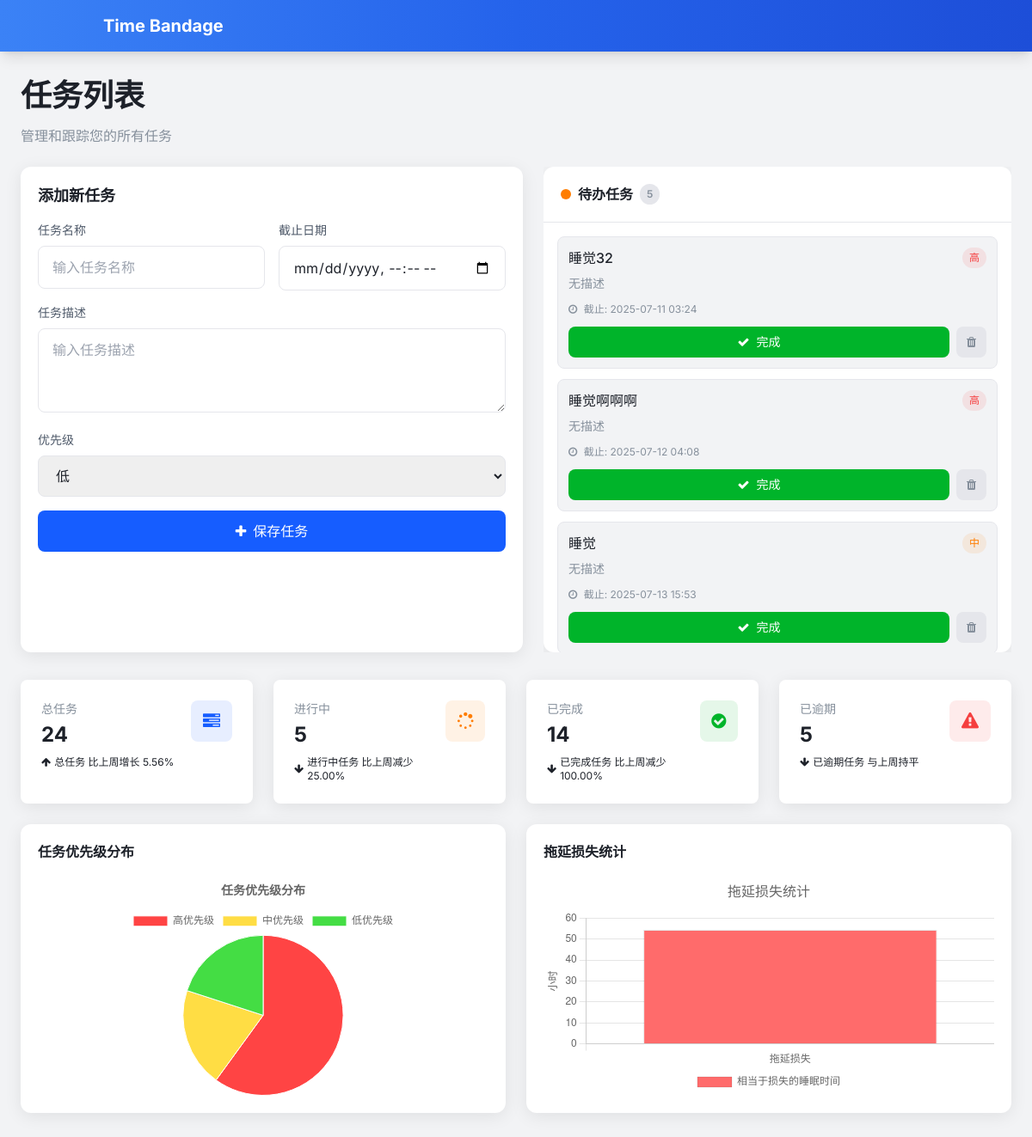
The app's page /, older data.
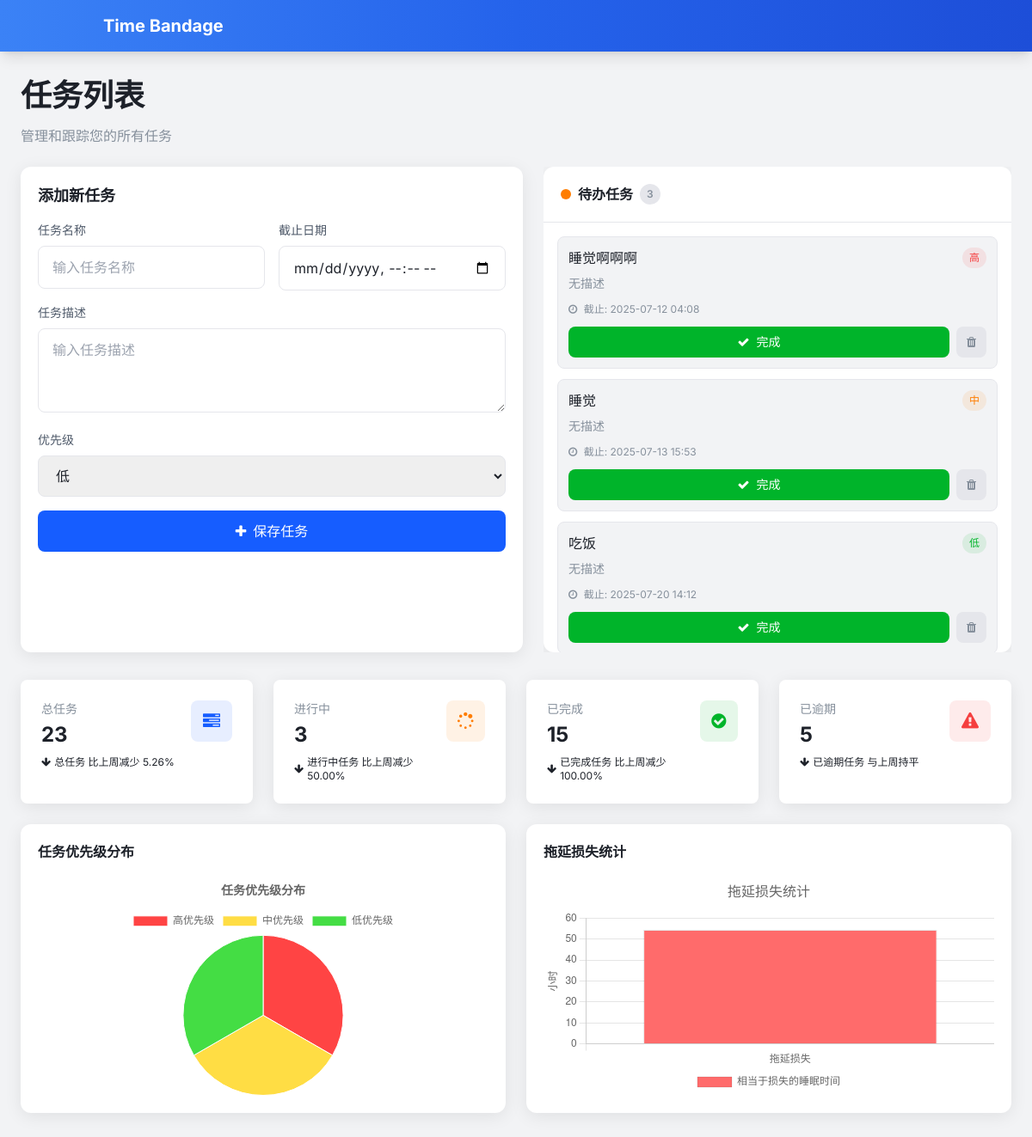
The same page, newer data.
### tasks/models.py (models this page shows, shortened)
class Task(models.Model):
    PRIORITY_CHOICES = [
        (1, '低'),
        (2, '中'),
        (3, '高'),
    ]
    name = models.CharField(max_length=200, verbose_name='任务名称')
    deadline = models.DateTimeField(verbose_name='截止日期')
    priority = models.IntegerField(choices=PRIORITY_CHOICES, default=2, verbose_name='重要级')
    created_at = models.DateTimeField(auto_now_add=True)
    updated_at = models.DateTimeField(auto_now=True)
    is_completed = models.BooleanField(default=False, verbose_name='是否完成')
    completed_at = models.DateTimeField(null=True, blank=True, verbose_name='完成时间')
    class Meta:
        ordering = ['deadline']
        verbose_name = '任务'
        verbose_name_plural = '任务'

### tasks/views.py (the view)
# urls.py: path('', views.task_list, name='task_list'),
def task_list(request):
    if request.method == 'POST':
        form = TaskForm(request.POST)
        if form.is_valid():
            form.save()
            return redirect('task_list')
    else:
        form = TaskForm()
    now = timezone.now()
    current_total_tasks = Task.objects.filter(is_completed=False, deadline__gte=now).count() + Task.objects.filter(is_completed=True).count()
    current_in_progress_tasks = Task.objects.filter(is_completed=False, deadline__gte=now, deadline__lt=now + timezone.timedelta(weeks=1)).count()
    current_completed_tasks = Task.objects.filter(is_completed=True, completed_at__gte=now).count()
    current_overdue_tasks = Task.objects.filter(is_completed=False, deadline__lt=now).count()
    last_week_start = now - timezone.timedelta(weeks=1)
    last_week_end = now
    last_total_tasks = Task.objects.filter(is_completed=False, deadline__gte=last_week_start, deadline__lt=last_week_end).count() + Task.objects.filter(is_completed=True, completed_at__gte=last_week_start, completed_at__lt=last_week_end).count()
    last_in_progress_tasks = Task.objects.filter(is_completed=False, deadline__gte=last_week_start, deadline__lt=last_week_end).count()
    last_completed_tasks = Task.objects.filter(is_completed=True, completed_at__gte=last_week_start, completed_at__lt=last_week_end).count()
    last_overdue_tasks = Task.objects.filter(is_completed=False, deadline__lt=last_week_end).count()
    total_tasks_change_percentage = calculate_percentage_change(current_total_tasks, last_total_tasks)
    in_progress_tasks_change_percentage = calculate_percentage_change(current_in_progress_tasks, last_in_progress_tasks)
    completed_tasks_change_percentage = calculate_percentage_change(current_completed_tasks, last_completed_tasks)
    overdue_tasks_change_percentage = calculate_percentage_change(current_overdue_tasks, last_overdue_tasks)
    overdue_tasks = Task.objects.filter(is_completed=False, deadline__lt=now).order_by('deadline')
    total_delay_count = calculate_total_delay_count(overdue_tasks)
    lost_life_hours = calculate_lost_life_hours(overdue_tasks, now)
    total_lost_life_seconds = 0
    for task in overdue_tasks:
        delay = now - task.deadline
        total_lost_life_seconds += delay.total_seconds() / 10
    total_tasks = Task.objects.filter(is_completed=False).count() + Task.objects.filter(is_completed=True).count()
    efficiency_loss_percentage = calculate_efficiency_loss_percentage(total_tasks, total_lost_life_seconds)
    pending_tasks = Task.objects.filter(is_completed=False, deadline__gte=now)
    completed_tasks = Task.objects.filter(is_completed=True).order_by('-completed_at')
    high_count = pending_tasks.filter(priority=3).count()
    medium_count = pending_tasks.filter(priority=2).count()
    low_count = pending_tasks.filter(priority=1).count()
    total_tasks = pending_tasks.count() + overdue_tasks.count() + completed_tasks.count()
    high_priority_ratio = (high_count / total_tasks) * 100 if total_tasks else 0
    medium_priority_ratio = (medium_count / total_tasks) * 100 if total_tasks else 0
    low_priority_ratio = (low_count / total_tasks) * 100 if total_tasks else 0
    high_priority_advice = f"高优先级任务占 {high_priority_ratio:.2f}%，这些任务通常最紧急且最重要，建议优先处理。"
    medium_priority_advice = f"中优先级任务占 {medium_priority_ratio:.2f}%，这些任务可以在完成高优先级任务后进行处理。"
    low_priority_advice = f"低优先级任务占 {low_priority_ratio:.2f}%，这些任务可以在空闲时间或高优先级任务完成后处理。"
    priority_counts = {
        'high': high_count,
        'medium': medium_count,
        'low': low_count
    }
    def get_change_text(change_percentage):
        if change_percentage > 0:
            return f"比上周增长 {change_percentage:.2f}%"
        elif change_percentage < 0:
            return f"比上周减少 {abs(change_percentage):.2f}%"
        else:
            return "与上周持平"
    return render(request, 'task_list.html', {
        'form': form,
        'pending_tasks': pending_tasks,
        'overdue_tasks': overdue_tasks,
        'completed_tasks': completed_tasks,
        'priority_counts': priority_counts,
        'lost_life_hours': lost_life_hours,  # 传递生命损失数据
        'efficiency_loss_percentage': efficiency_loss_percentage,  # 传递效率损失数据
        'high_priority_advice': high_priority_advice,
        'medium_priority_advice': medium_priority_advice,
        'low_priority_advice': low_priority_advice,
        'total_delay_count': total_delay_count,  # 传递拖延次数
        'total_tasks': total_tasks,  # 传递总任务数
        'total_tasks_change_percentage': total_tasks_change_percentage,  # 传递总任务变化百分比
        'total_tasks_change_text': get_change_text(total_tasks_change_percentage),
        'in_progress_tasks_change_text': get_change_text(in_progress_tasks_change_percentage),
        'completed_tasks_change_text': get_change_text(completed_tasks_change_percentage),
        'overdue_tasks_change_text': get_change_text(overdue_tasks_change_percentage),
    })

### tasks/forms.py
class TaskForm(forms.ModelForm):
    class Meta:
        model = Task
        fields = ['name', 'deadline', 'priority']
        widgets = {
            'deadline': forms.DateTimeInput(attrs={'type': 'datetime-local'}),
        }

### tasks/views.py (called while the page is built)
def calculate_percentage_change(current_count, last_count):
    if last_count > 0:
        return ((current_count - last_count) / last_count) * 100
    return 0

def calculate_total_delay_count(overdue_tasks):
    return len(overdue_tasks)

def calculate_lost_life_hours(overdue_tasks, now):
    total_lost_life_seconds = 0
    for task in overdue_tasks:
        delay = now - task.deadline
        total_lost_life_seconds += delay.total_seconds() / 10  # 拖延时间的1/10
    return round(total_lost_life_seconds / 3600, 1)

def calculate_efficiency_loss_percentage(total_tasks, total_lost_life_seconds):
    total_time_seconds = total_tasks * 3600  # 假设每个任务的正常工作时长为1小时
    efficiency_loss_percentage = (total_lost_life_seconds / total_time_seconds) * 100 if total_time_seconds else 0
    return round(efficiency_loss_percentage, 2)

### tasks/templates/task_list.html (shortened to what the changed rows need)
<!DOCTYPE html>
<html lang="zh-CN">
<head>
    <script src="https://cdn.tailwindcss.com"></script>
    <link href="https://cdn.jsdelivr.net/npm/font-awesome@4.7.0/css/font-awesome.min.css" rel="stylesheet">
</head>
<body class="font-inter bg-light-1 text-dark min-h-screen flex flex-col">
    <header class="bg-gradient-to-r from-blue-500 via-blue-600 to-blue-700 shadow-lg z-30 relative">
        <div class="container mx-auto px-6 py-4 flex items-center justify-between">
            <div class="flex items-center space-x-4">
                <h1 class="text-xl font-bold text-white ml-2">Time Bandage</h1>
            </div>
        </div>
    </header>
    <main class="flex-1 p-4 md:p-6">
        <div class="max-w-7xl mx-auto">
            <div class="mb-6 animate-fade-in">
                <h2 class="text-[clamp(1.5rem,3vw,2.5rem)] font-bold text-dark mb-2">任务列表</h2>
            </div>
            <div class="flex gap-6 mb-8">
                <div class="flex-1 bg-white rounded-xl p-5 shadow-card hover:shadow-card-hover transition-shadow animate-slide-up">
                    <h2 class="text-lg font-semibold text-dark mb-4">添加新任务</h2>
                </div>
                <div class="flex-1 overflow-y-auto max-h-[600px]">
                    <div class="grid grid-cols-1 md:grid-cols-1 gap-6">
                        <div class="bg-white rounded-xl shadow-card hover:shadow-card-hover transition-shadow animate-slide-up" style="animation-delay: 0.1s">
                            <div class="p-5 border-b border-light-2">
                                <h3 class="font-semibold text-dark flex items-center">
                                    <span class="h-3 w-3 rounded-full bg-warning mr-2"></span>
                                    待办任务
                                    <span class="ml-2 text-xs bg-light-2 px-2 py-1 rounded-full text-dark-3">{{ pending_tasks|length }}</span>
                                </h3>
                            </div>
                            <div class="p-4 max-h-[500px] overflow-y-auto scrollbar-hide space-y-3">
                                {% for task in pending_tasks %}
                                    <div class="p-3 bg-light-1 rounded-lg border border-light-2 hover:border-primary/30 transition-colors">
                                        <div class="flex justify-between items-start mb-2">
                                            <h4 class="font-medium text-dark">{{ task.name }}</h4>
                                            <span class="text-xs {% if task.priority == 3 %}bg-danger/10 text-danger{% elif task.priority == 2 %}bg-warning/10 text-warning{% else %}bg-success/10 text-success{% endif %} px-2 py-1 rounded-full">
                                                {{ task.get_priority_display }}
                                            </span>
                                        </div>
                                        <p class="text-sm text-dark-3 mb-3 line-clamp-2">{{ task.description|default:"无描述" }}</p>
                                        <div class="text-xs text-dark-3 mb-3">
                                            <i class="fa fa-clock-o mr-1"></i> 截止: {{ task.deadline|date:"Y-m-d H:i" }}
                                        </div>
                                        <div class="flex space-x-2">
                                            <form action="{% url 'complete_task' task.id %}" method="post" class="flex-1">
                                                <button type="submit" class="w-full bg-success hover:bg-success/90 text-white text-sm py-2 rounded-lg transition-colors">
                                                    <i class="fa fa-check mr-1"></i> 完成
                                                </button>
                                            </form>
                                            <form action="{% url 'delete_task' task.id %}" method="post">
                                                <button type="submit" onclick="return confirm('确定要删除吗？')" class="bg-light-2 hover:bg-light-3 text-dark-3 text-sm py-2 px-3 rounded-lg transition-colors">
                                                    <i class="fa fa-trash"></i>
                                                </button>
                                            </form>
                                        </div>
                                    </div>
                                {% empty %}
                                    <div class="text-center py-10 text-dark-3">
                                        <i class="fa fa-inbox text-3xl mb-2 opacity-50"></i>
                                        <p>暂无待办任务</p>
                                    </div>
                                {% endfor %}
                            </div>
                        </div>
                    </div>
                </div>
            </div>
            <div class="grid grid-cols-1 md:grid-cols-2 lg:grid-cols-4 gap-6 mb-6">
                <a href="/task_detail/" class="relative p-6 bg-white shadow-card rounded-lg hover:shadow-card-hover transition-shadow cursor-pointer">
                    <div class="flex items-start justify-between">
                        <div>
                            <p class="text-dark-3 text-sm">总任务</p>
                            <h3 class="text-2xl font-bold mt-1">{{ total_tasks }}</h3>
                            <p class="text-xs mt-2 flex items-center">
                                <i class="fa {% if total_tasks_change_percentage > 0 %}fa-arrow-up{% else %}fa-arrow-down{% endif %} mr-1"></i> 总任务 {{ total_tasks_change_text }}
                            </p>
                        </div>
                    </div>
                </a>
                <div class="relative p-6 bg-white shadow-card rounded-lg hover:shadow-card-hover transition-shadow cursor-pointer" id="inProgressCard">
                    <div class="flex items-start justify-between">
                        <div>
                            <p class="text-dark-3 text-sm">进行中</p>
                            <h3 class="text-2xl font-bold mt-1">{{ pending_tasks|length }}</h3>
                            <p class="text-xs mt-2 flex items-center">
                                <i class="fa {% if in_progress_tasks_change_percentage > 0 %}fa-arrow-up{% else %}fa-arrow-down{% endif %} mr-1"></i> 进行中任务 {{ in_progress_tasks_change_text }}
                            </p>
                        </div>
                    </div>
                </div>
                <div class="relative p-6 bg-white shadow-card rounded-lg hover:shadow-card-hover transition-shadow cursor-pointer" id="completedTaskCard">
                    <div class="flex items-start justify-between">
                        <div>
                            <p class="text-dark-3 text-sm">已完成</p>
                            <h3 class="text-2xl font-bold mt-1">{{ completed_tasks|length }}</h3>
                            <p class="text-xs mt-2 flex items-center">
                                <i class="fa {% if completed_tasks_change_percentage > 0 %}fa-arrow-up{% else %}fa-arrow-down{% endif %} mr-1"></i> 已完成任务 {{ completed_tasks_change_text }}
                            </p>
                        </div>
                    </div>
                </div>
            </div>
            <div class="grid grid-cols-1 lg:grid-cols-2 gap-6 mb-8">
                <div class="bg-white rounded-xl p-5 shadow-card hover:shadow-card-hover transition-shadow animate-fade-in">
                    <div class="h-64">
                        <canvas id="taskPriorityChart" width="471" height="384" style="display: block; box-sizing: border-box; height: 256px; width: 314px;"></canvas>
                    </div>
                </div>
            </div>
        </div>
    </main>
</body>
</html>

Row changes from the older to the newer data that the page shows:
no longer on this page (row edited): Task: name "睡觉32", priority "高", description "无描述", deadline "2025-07-11 03:24"
now on this page (row unchanged): Task: name "吃饭", priority "低", description "无描述", deadline "2025-07-20 14:12"
Text that changed along with them:
{{ pending_tasks|length }}: "5" → "3"
{{ total_tasks }}: "24" → "23"
{{ total_tasks_change_text }}: "比上周增长 5.56%" → "比上周减少 5.26%"
{{ in_progress_tasks_change_text }}: "比上周减少 25.00%" → "比上周减少 50.00%"
{{ completed_tasks|length }}: "14" → "15"
chart data {{ priority_counts.high }}: 3 → 1
